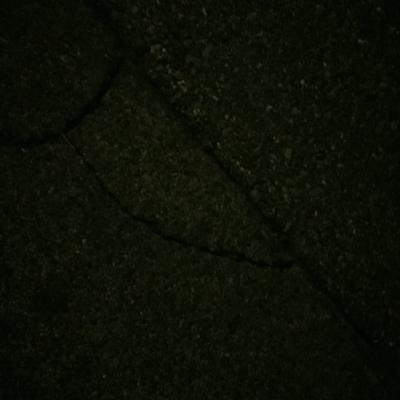
#> input picture LCSD/JPEGImages/LCSD_0243.jpg, 400 x 400 px, found by its file name
$ python brighter.py
#> lines starting #> are read from the running program, lines starting #| are printed output that depends on the picture
# 导入需要的库
from PIL import Image, ImageEnhance
import os


def adjust_brightness_contrast(img_path, save_path, brightness_factor=1.0, contrast_factor=1.0):
    """
    调整图片的亮度和对比度并保存新图片
    :param img_path: 原始图片的路径（必填）
    :param save_path: 调整后图片的保存路径（必填）
    :param brightness_factor: 亮度系数，默认1.0（原图亮度）
    :param contrast_factor: 对比度系数，默认1.0（原图对比度）
    """
#> called with save_path = '243.jpg', brightness_factor = 2, contrast_factor = 1.2
    # 异常处理：防止图片路径错误、文件损坏等问题
    try:
        # 1. 打开原始图片
        img = Image.open(img_path)
#> img is the input picture: PIL image 400x400 RGB; mean R, G, B 12.2, 15.1, 5.5

        # 2. 调整亮度
        brightness_enhancer = ImageEnhance.Brightness(img)
        img_bright = brightness_enhancer.enhance(brightness_factor)
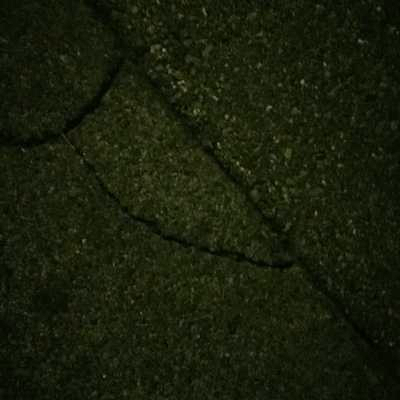
#> img_bright: PIL image 400x400 RGB; mean R, G, B 24.5, 30.3, 11

        # 3. 基于调整后的亮度，再调整对比度
        contrast_enhancer = ImageEnhance.Contrast(img_bright)
        img_final = contrast_enhancer.enhance(contrast_factor)

        # 4. 保存调整后的图片
        img_final.save(save_path)
        print(f"图片调整完成！已保存至: {save_path}")

    except FileNotFoundError:
        print(f"错误：找不到指定的图片文件，请检查路径 -> {img_path}")
    except Exception as e:
        print(f"程序执行出错：{str(e)}")


# ====================== 你只需要修改这里的配置即可 ======================
if __name__ == "__main__":
    # 配置项：修改为你的图片路径、保存路径、亮度/对比度参数
    SOURCE_IMAGE_PATH = "E:\Project\CrackNex\dataset\KICT\JPEGImages\LCSD_0243.jpg"  # 你的原始图片路径（如：C:/images/photo.png）
    SAVE_IMAGE_PATH = "243.jpg"  # 调整后图片的保存路径
    BRIGHTNESS = 2  # 亮度值
    CONTRAST = 1.2  # 对比度值
    # =====================================================================

    # 调用函数执行调整
    adjust_brightness_contrast(
        img_path=SOURCE_IMAGE_PATH,
        save_path=SAVE_IMAGE_PATH,
        brightness_factor=BRIGHTNESS,
        contrast_factor=CONTRAST
    )

$ run again, with LCSD/JPEGImages/LCSD_0095.jpg copied over LCSD/JPEGImages/LCSD_0243.jpg
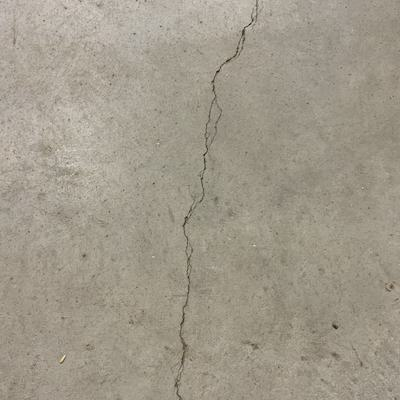
#> input picture LCSD/JPEGImages/LCSD_0095.jpg, 400 x 400 px, found by its file name
#> in adjust_brightness_contrast, img is the input picture: PIL image 400x400 RGB; mean R, G, B 160.6, 153.6, 139
#> in adjust_brightness_contrast, `img_bright = brightness_enhancer.enhance(brightness_factor)`:
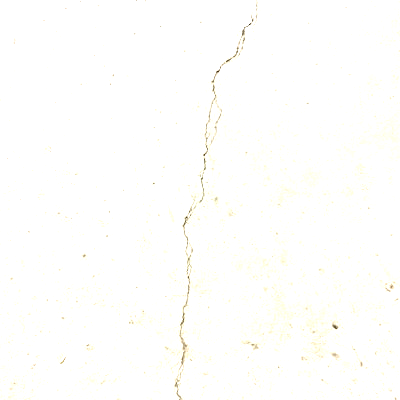
#> img_bright: PIL image 400x400 RGB; mean R, G, B 254.7, 254.6, 252.8

$ run again, with LCSD/JPEGImages/LCSD_0100.jpg copied over LCSD/JPEGImages/LCSD_0243.jpg
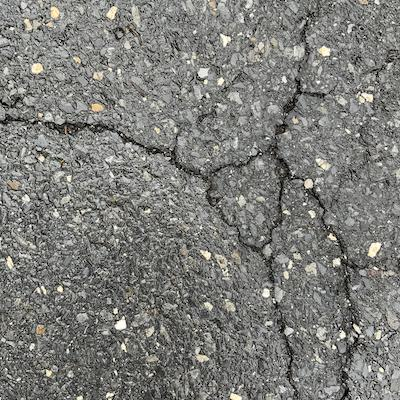
#> input picture LCSD/JPEGImages/LCSD_0100.jpg, 400 x 400 px, found by its file name
#> in adjust_brightness_contrast, img is the input picture: PIL image 400x400 RGB; mean R, G, B 125.3, 125.5, 121.6
#> in adjust_brightness_contrast, `img_bright = brightness_enhancer.enhance(brightness_factor)`:
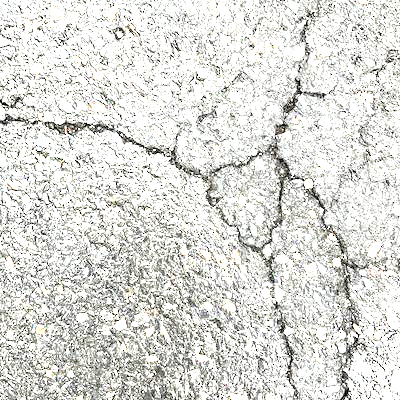
#> img_bright: PIL image 400x400 RGB; mean R, G, B 219.3, 219.5, 215.7
#> in adjust_brightness_contrast, `img_final = contrast_enhancer.enhance(contrast_factor)`:
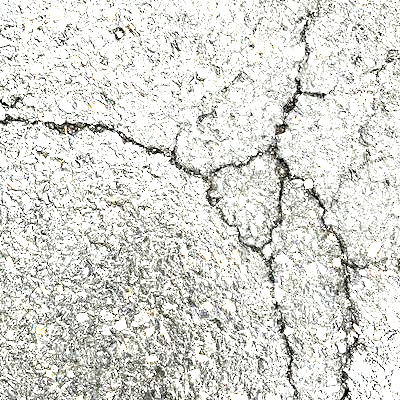
#> img_final: PIL image 400x400 RGB; mean R, G, B 215.9, 216.2, 211.9

$ run again, with LCSD/JPEGImages/LCSD_0101.jpg copied over LCSD/JPEGImages/LCSD_0243.jpg
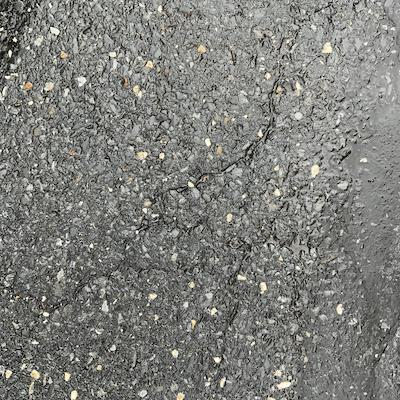
#> input picture LCSD/JPEGImages/LCSD_0101.jpg, 400 x 400 px, found by its file name
#> in adjust_brightness_contrast, img is the input picture: PIL image 400x400 RGB; mean R, G, B 126.9, 127.4, 123.2
#> in adjust_brightness_contrast, `img_bright = brightness_enhancer.enhance(brightness_factor)`:
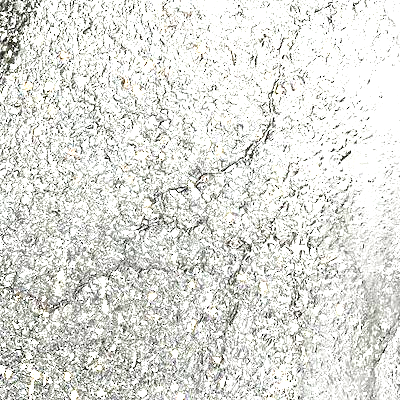
#> img_bright: PIL image 400x400 RGB; mean R, G, B 221.5, 222.1, 218
